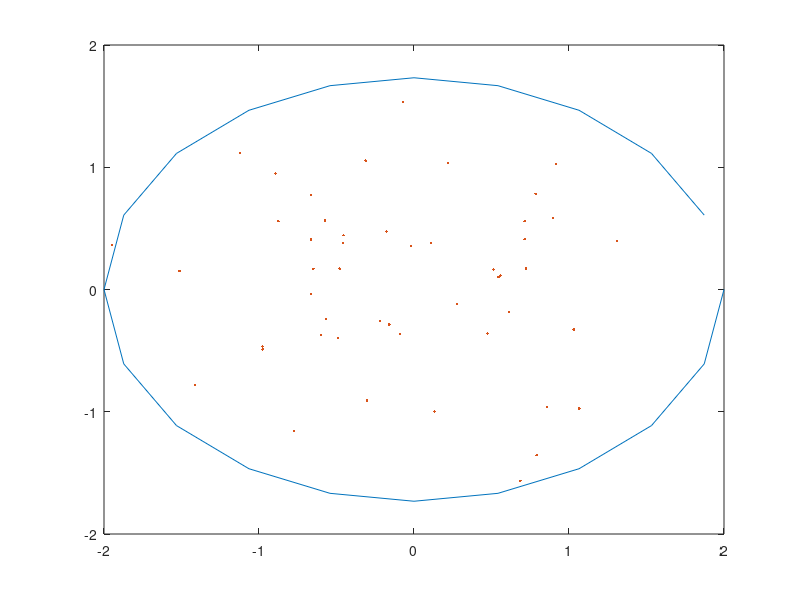

The MATLAB source for this figure: (Note: this script raises an error after producing the figure.)
% This script generate an ellipse and n nodes on the boundary, m nodes inside it.
n = 20;
m = 50;
eps = 1e-8;

%% The first part: generate an ellipse.
a = 2;
e = 0.5;
c = a * e;
b = sqrt(a^2 - c^2);

theta = 2*pi/n .* (1:n);
rho = b ./ sqrt(1 - e^2*power(cos(theta),2));

xBorder = rho .* cos(theta);
yBorder = rho .* sin(theta);

%% The second part: generate the inside points.
thetaIns = random('Uniform', 0, 2*pi, m, 1)';
rhoIns = random('Uniform', 0.3+eps, b./sqrt(1 - e^2*power(cos(thetaIns),2))-eps);
xIns = rhoIns .* cos(thetaIns);
yIns = rhoIns .* sin(thetaIns);

plot(xBorder, yBorder, '-', xIns, yIns, '.')

x = [xBorder xIns];
y = [yBorder yIns];

%% The third part: Write the points into a file and call triangle program
polyFile = fopen('points.poly', 'w');
fprintf(polyFile, '%d 2 1 0\n', n+m);
for i = 1:n
    fprintf(polyFile, '%d %.2f %.2f 0\n', i, xBorder(i), yBorder(i));
end
for i = 1:m
    fprintf(polyFile, '%d %.2f %.2f 0\n', i+n, xIns(i), yIns(i));
end
fprintf(polyFile, '%d 0\n', n);
for i = 1:n
    fprintf(polyFile, '%d %d %d\n', i, i, mod(i,n)+1);
end
fprintf(polyFile, '0\n');
fclose(polyFile);

%% Read file from the result of triangle
tri = fopen('points.1.ele');
tmp = fscanf(tri, '%d');
nTri = tmp(1);
triangle = reshape(tmp(4:size(tmp)),4, nTri)';
triangle = triangle(:, 2:4);
ass = zeros(n+m, n+m);
xCent = zeros(nTri);
yCent = zeros(nTri);

hold on
for i = 1:nTri
    xtmp = x(triangle(i,:));
    ytmp = y(triangle(i,:));
    plot([xtmp xtmp(1)], [ytmp ytmp(1)])
    ass(triangle(i,1), triangle(i,2)) = 1;
    ass(triangle(i,1), triangle(i,3)) = 1;
    ass(triangle(i,2), triangle(i,1)) = 1;
    ass(triangle(i,2), triangle(i,3)) = 1;
    ass(triangle(i,3), triangle(i,1)) = 1;
    ass(triangle(i,3), triangle(i,2)) = 1;    
    xCent(i) = mean(x(triangle(i, :)));
    yCent(i) = mean(y(triangle(i, :)));
end

assTri = zeros(n + m, nTri);
for i=1:nTri
    assTri(triangle(i, 1), i) = 1;
    assTri(triangle(i, 2), i) = 1;
    assTri(triangle(i, 3), i) = 1;
end